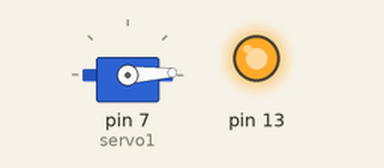
The sketch below on a simulated Arduino Uno, built with avr-gcc and run on an emulated ATmega328P. On the bench: servo, output pins drawn as LEDs (lit = HIGH).

Above: at 0.05 s.
At 1.3 s:
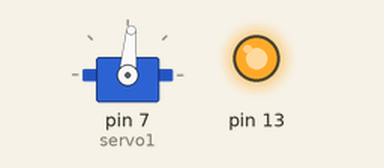
At 2.6 s:
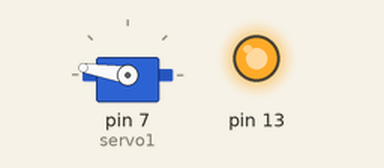
At 5.2 s:
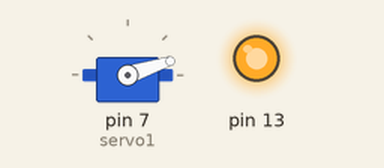
Timing chart, 0 to 7.1 s (numbered marks = the images above):
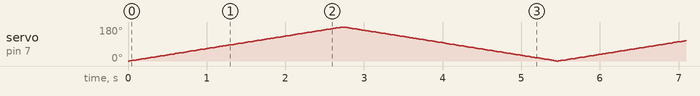

The sketch:

servo.ino
```cpp
#include <Servo.h>

Servo servo1;

int i = 0, pos = 0;

void setup ()
{
    pinMode(13, OUTPUT);
    digitalWrite(13, HIGH);
    servo1.attach(7);
}

void loop() {
  for (pos = 0; pos <= 180; pos += 1) { // goes from 0 degrees to 180 degrees
    // in steps of 1 degree
    servo1.write(pos);              // tell servo to go to position in variable 'pos'
    delay(15);                       // waits 15ms for the servo to reach the position
  }
  for (pos = 180; pos >= 0; pos -= 1) { // goes from 180 degrees to 0 degrees
    servo1.write(pos);              // tell servo to go to position in variable 'pos'
    delay(15);                       // waits 15ms for the servo to reach the position
  }
}
```
